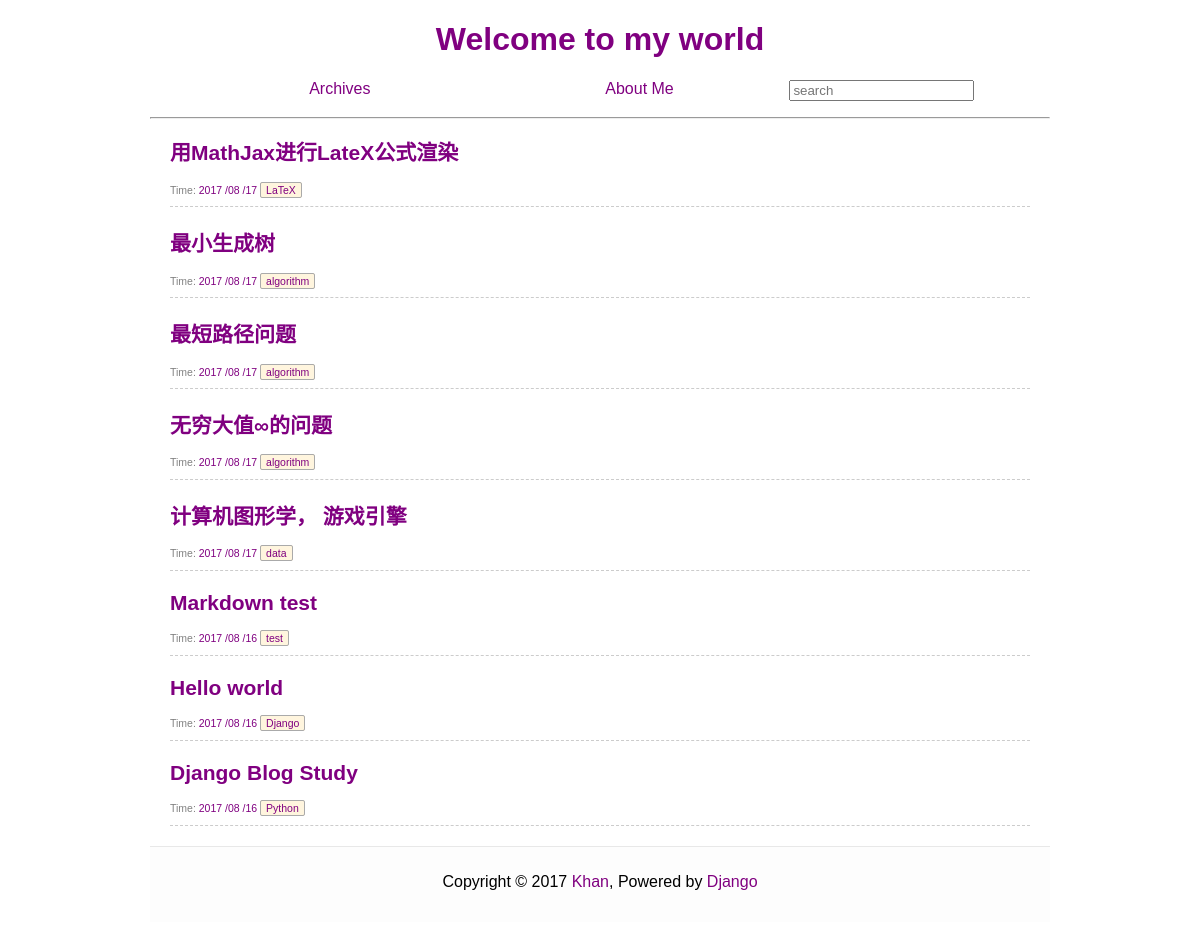
Page /archive/ on the committed database.
### article/models.py (models this page shows, shortened)
class Article(models.Model):
    title = models.CharField(max_length = 100)
    category = models.CharField(max_length = 500, blank = True)
    date_time = models.DateTimeField(auto_now_add = True)
    content = models.TextField(blank = True, null = True)
    class Meta:
        ordering = ['-date_time']

### article/views.py (the view)
# urls.py: url(r'^archive/$', views.archive, name = 'archive'),
def archive(request):
    try:
        post_list = Article.objects.all()
    except Article.DoesNotExist:
        raise Http404
    return render(request, 'archive.html', {'post_list': post_list, 'error': False})

### templates/archive.html
{% extends "base.html" %}
{% block content %}
<div class="posts">
    {% if error %}
        <h2 class="post-title">NOT Found</a></h2>
    {% else %}
    {% for post in post_list %}
        <section class="post">
            <header class="post-header">
                <h2 class="post-title"><a href="{% url "detail" id=post.id %}">{{ post.title }}</a></h2>
                    <p class="post-meta">
                        Time:  <a class="post-author" href="#">{{ post.date_time |date:"Y /m /d"}}</a> <a class="post-category post-category-js" href="{% url "search_tag" tag=post.category %}">{{ post.category }}</a>
                    </p>
            </header>
        </section>
    {% endfor %}
    {% endif %}
</div>
{% endblock %}

### article/static/style/style.css (style rules this page uses)
body { font-family: 'TeXGyreAdventor', sans-serif; }
a { text-decoration: none; background-color: transparent; }
a:link { color: purple; }
.posts { padding-right: 20px; padding-left: 20px; }
.post { margin-bottom: 20px; border-bottom: 1px #ccc dashed; font-size: 14px; color: #555; }
.post-meta { font-size: .75em; color: #818181; }
.post-category { background-color: #FFF5DE; border-style: solid; border-radius: 2px; border-color: #aaa; border-width: 1px; padding: 1px 5px; }

### rows in the picture
Article: title "用MathJax进行LateX公式渲染", date_time "2017 /08 /17", category "LaTeX"
Article: title "最小生成树", date_time "2017 /08 /17", category "algorithm"
Article: title "最短路径问题", date_time "2017 /08 /17", category "algorithm"
Article: title "无穷大值∞的问题", date_time "2017 /08 /17", category "algorithm"
Article: title "计算机图形学， 游戏引擎", date_time "2017 /08 /17", category "data"
Article: title "Markdown test", date_time "2017 /08 /16", category "test"
Article: title "Hello world", date_time "2017 /08 /16", category "Django"
Article: title "Django Blog Study", date_time "2017 /08 /16", category "Python"
